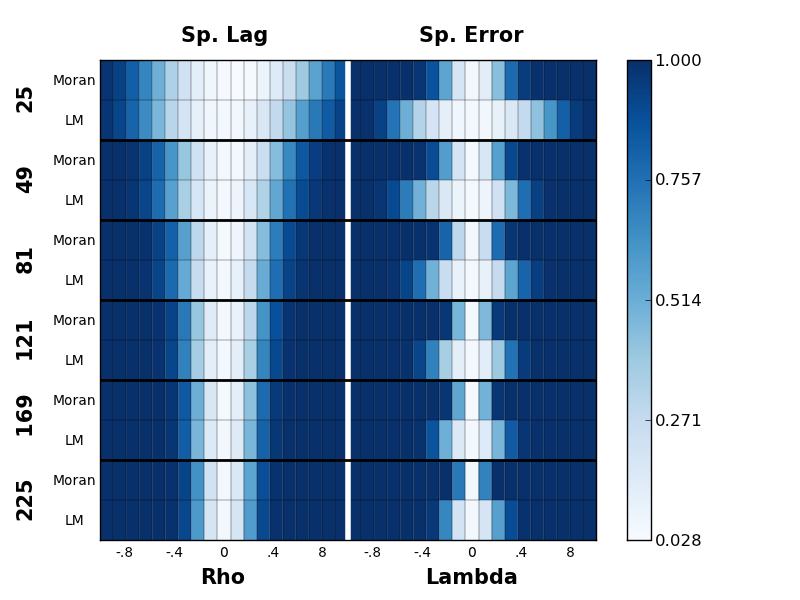

Generate this figure with Python:
# Import class and functions required
from simVizMap import SimVizMap, set_h_tags, set_v_tags

# Set link to csv file
csv_link = 'rejRate_anselinRey.csv'

# Create graphical object for the map
plot_object = SimVizMap(csv_link, cb_orientation='vertical')

# Set labels
sizes = ['225', ' 169', '121', '81', '49', '25']
models = ['LM', 'Moran'] * 6
sp = ['-.8', '-.4', '0', '.4', '8'] * 2

# Plot the labels on the Map
set_v_tags(-0.15, sizes, plot_object.p, weight='bold', rotation=90, fontsize=15)
set_v_tags(-0.05, models, plot_object.p, fontsize=10)
set_h_tags(-0.075, ['Rho', 'Lambda'], plot_object.p, weight='bold', fontsize=15)
set_h_tags(-0.025, sp, plot_object.p, fontsize=10)
set_h_tags(1.05, ['Sp. Lag', 'Sp. Error'], plot_object.p, weight='bold', fontsize=15)

# Show the image on-the-fly
#plot_object.show()

# Alternatively, save to a file
output_png = 'simVizMap_example.png'
plot_object.save(output_png)
